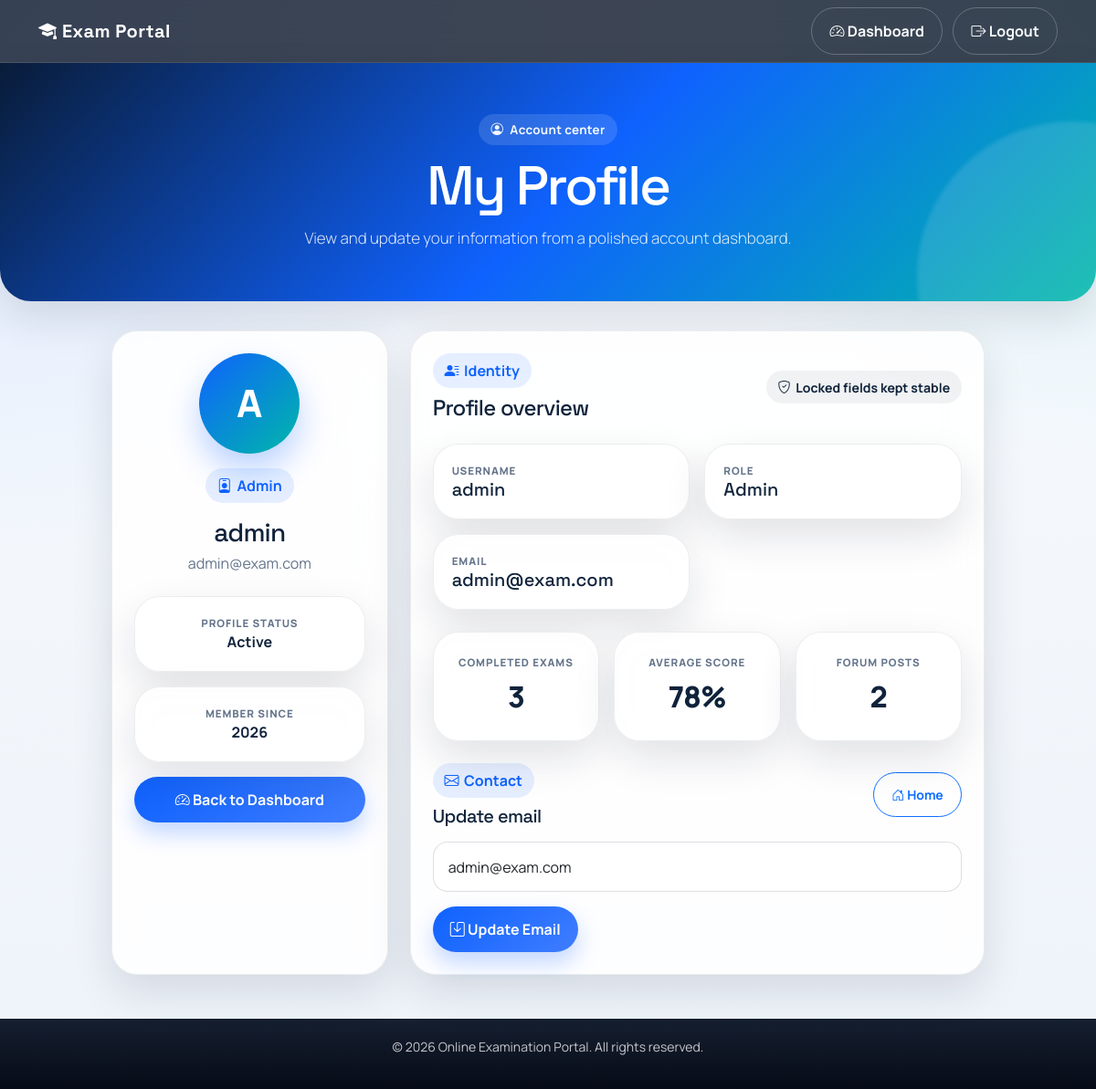
The app's page /profile.php (signed in) with its own data.
### tables this page shows
CREATE TABLE users (
    id INT AUTO_INCREMENT PRIMARY KEY,
    username VARCHAR(50) NOT NULL,
    password VARCHAR(50) NOT NULL,
    email VARCHAR(100),
    role ENUM('admin','student') DEFAULT 'student'
);

### profile.php (the view, shortened to what this page needs)
<?php
include 'db.php';
$user_id = $_SESSION['user_id'];
$user = null;
$query = "SELECT * FROM users WHERE id = $user_id";
$result = mysqli_query($conn, $query);
if ($result) $user = mysqli_fetch_assoc($result);
?>
<!DOCTYPE html>
<html lang="en">
<head>
    <link href="https://cdn.jsdelivr.net/npm/bootstrap@5.3.0/dist/css/bootstrap.min.css" rel="stylesheet">
    <link rel="stylesheet" href="https://cdn.jsdelivr.net/npm/bootstrap-icons@1.10.0/font/bootstrap-icons.css">
    <link rel="stylesheet" href="site.css">
</head>
<body>
    <nav class="navbar navbar-expand-lg navbar-dark bg-primary">
        <div class="container">
            <a class="navbar-brand" href="index.php"><i class="bi bi-mortarboard-fill"></i> Exam Portal</a>
            <div class="ms-auto">
                <a href="<?php echo $_SESSION['role'] == 'admin' ? 'admin_dashboard.php' : 'student_dashboard.php'; ?>" class="btn btn-outline-light me-2"><i class="bi bi-speedometer2"></i> Dashboard</a>
                <a href="logout.php" class="btn btn-outline-light"><i class="bi bi-box-arrow-right"></i> Logout</a>
            </div>
        </div>
    </nav>
    <div class="profile-header text-center">
        <div class="container">
            <span class="hero-kicker"><i class="bi bi-person-circle"></i> Account center</span>
            <h1 class="hero-title mb-3">My Profile</h1>
            <p class="lead mb-0">View and update your information from a polished account dashboard.</p>
        </div>
    </div>
    <div class="container" style="max-width: 980px;">
        <div class="row g-4 align-items-stretch">
            <div class="col-lg-4">
                <div class="profile-card h-100 text-center">
                    <div class="profile-avatar mx-auto mb-3">
                        <?php echo strtoupper(substr($user['username'], 0, 1)); ?>
                    </div>
                    <span class="badge-soft mb-3"><i class="bi bi-person-badge"></i> <?php echo ucfirst($user['role']); ?></span>
                    <h3 class="section-heading mb-1"><?php echo htmlspecialchars($user['username']); ?></h3>
                    <p class="section-subtitle mb-4 text-break"><?php echo htmlspecialchars($user['email']); ?></p>
                    <div class="info-grid">
                        <div class="info-card"><div class="stat-label">Profile status</div><strong>Active</strong></div>
                        <div class="info-card"><div class="stat-label">Member since</div><strong>2026</strong></div>
                    </div>
                    <a href="<?php echo $_SESSION['role'] == 'admin' ? 'admin_dashboard.php' : 'student_dashboard.php'; ?>" class="btn btn-primary w-100 mt-3"><i class="bi bi-speedometer2"></i> Back to Dashboard</a>
                </div>
            </div>
            <div class="col-lg-8">
                <div class="profile-card h-100">
                    <div class="d-flex justify-content-between align-items-center flex-wrap gap-3 mb-4">
                        <div>
                            <span class="badge-soft"><i class="bi bi-person-lines-fill"></i> Identity</span>
                            <h4 class="section-heading mt-2 mb-0">Profile overview</h4>
                        </div>
                        <span class="pill"><i class="bi bi-shield-check"></i> Locked fields kept stable</span>
                    </div>
                    <div class="info-grid mb-4">
                        <div class="info-card">
                            <div class="stat-label">Username</div>
                            <h5 class="mb-0"><?php echo htmlspecialchars($user['username']); ?></h5>
                        </div>
                        <div class="info-card">
                            <div class="stat-label">Role</div>
                            <h5 class="mb-0"><?php echo ucfirst($user['role']); ?></h5>
                        </div>
                        <div class="info-card">
                            <div class="stat-label">Email</div>
                            <h5 class="mb-0 text-break"><?php echo htmlspecialchars($user['email']); ?></h5>
                        </div>
                    </div>
                    <div class="row g-3 mb-4">
                        <div class="col-md-4"><div class="summary-card text-center"><div class="metric-label">Completed exams</div><div class="metric-value">3</div></div></div>
                        <div class="col-md-4"><div class="summary-card text-center"><div class="metric-label">Average score</div><div class="metric-value">78%</div></div></div>
                        <div class="col-md-4"><div class="summary-card text-center"><div class="metric-label">Forum posts</div><div class="metric-value">2</div></div></div>
                    </div>
                    <div class="d-flex justify-content-between align-items-center flex-wrap gap-2 mb-3">
                        <div>
                            <span class="badge-soft"><i class="bi bi-envelope"></i> Contact</span>
                            <h5 class="section-heading mt-2 mb-0">Update email</h5>
                        </div>
                        <a href="index.php" class="btn btn-outline-primary btn-sm"><i class="bi bi-house-door"></i> Home</a>
                    </div>
                    <form method="POST" action="profile.php">
                        <div class="mb-3">
                            <input type="email" name="email" class="form-control" value="<?php echo htmlspecialchars($user['email']); ?>" required>
                        </div>
                        <button type="submit" class="btn btn-primary"><i class="bi bi-save"></i> Update Email</button>
                    </form>
                </div>
            </div>
        </div>
    </div>
    <div class="footer mt-5" style="background: #2d3748; color: #cbd5e0; padding: 20px 0; text-align: center;">
        <div class="container">
            <p class="small">&copy; 2026 Online Examination Portal. All rights reserved.</p>
        </div>
    </div>
</body>
</html>

### records on screen
users: username "A", role "Admin", username "admin", email "admin@exam.com"
